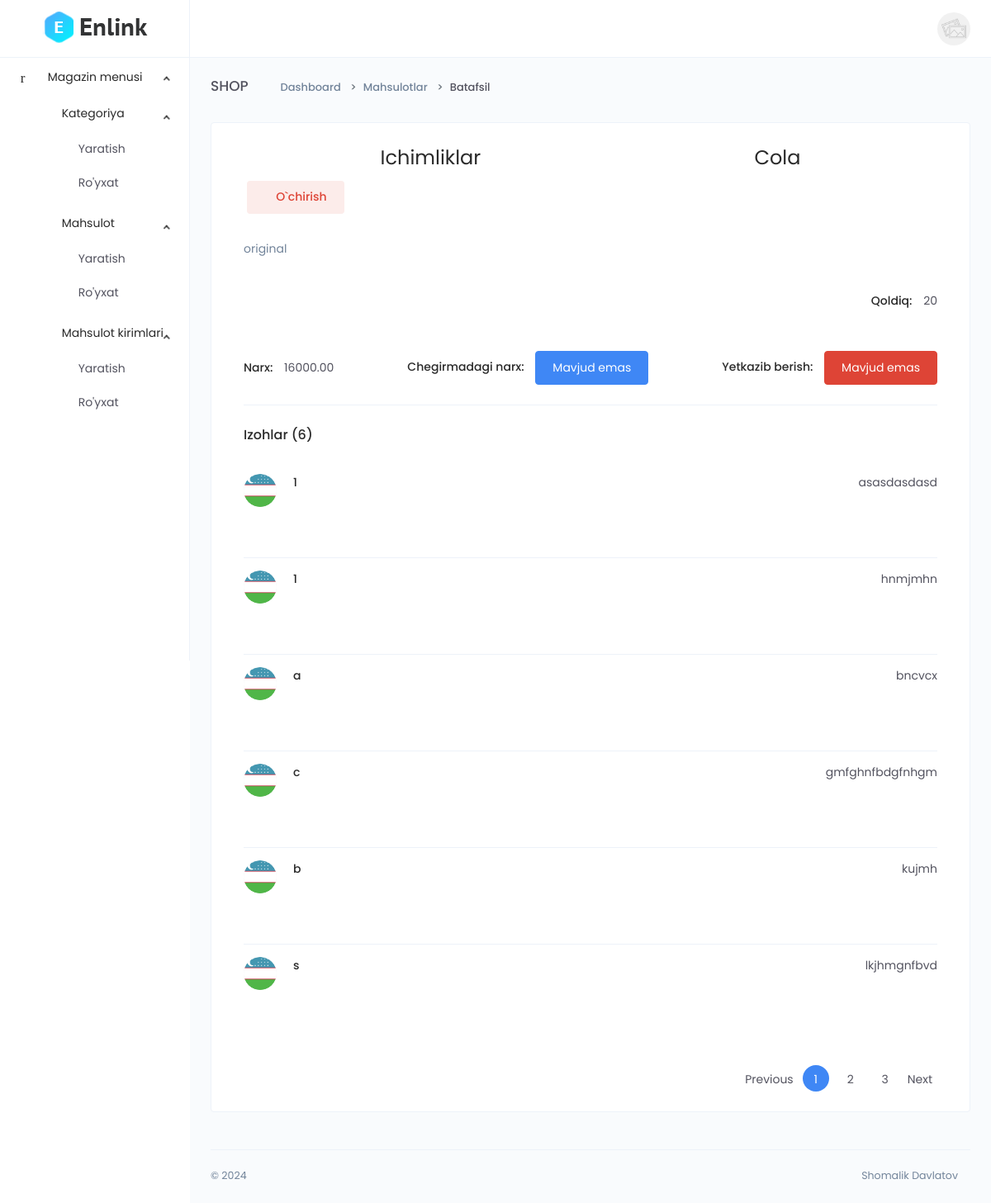
The page /dashboard/product-detail/usDHV3z8vm4klCf/ (signed in) on the database as committed earlier.
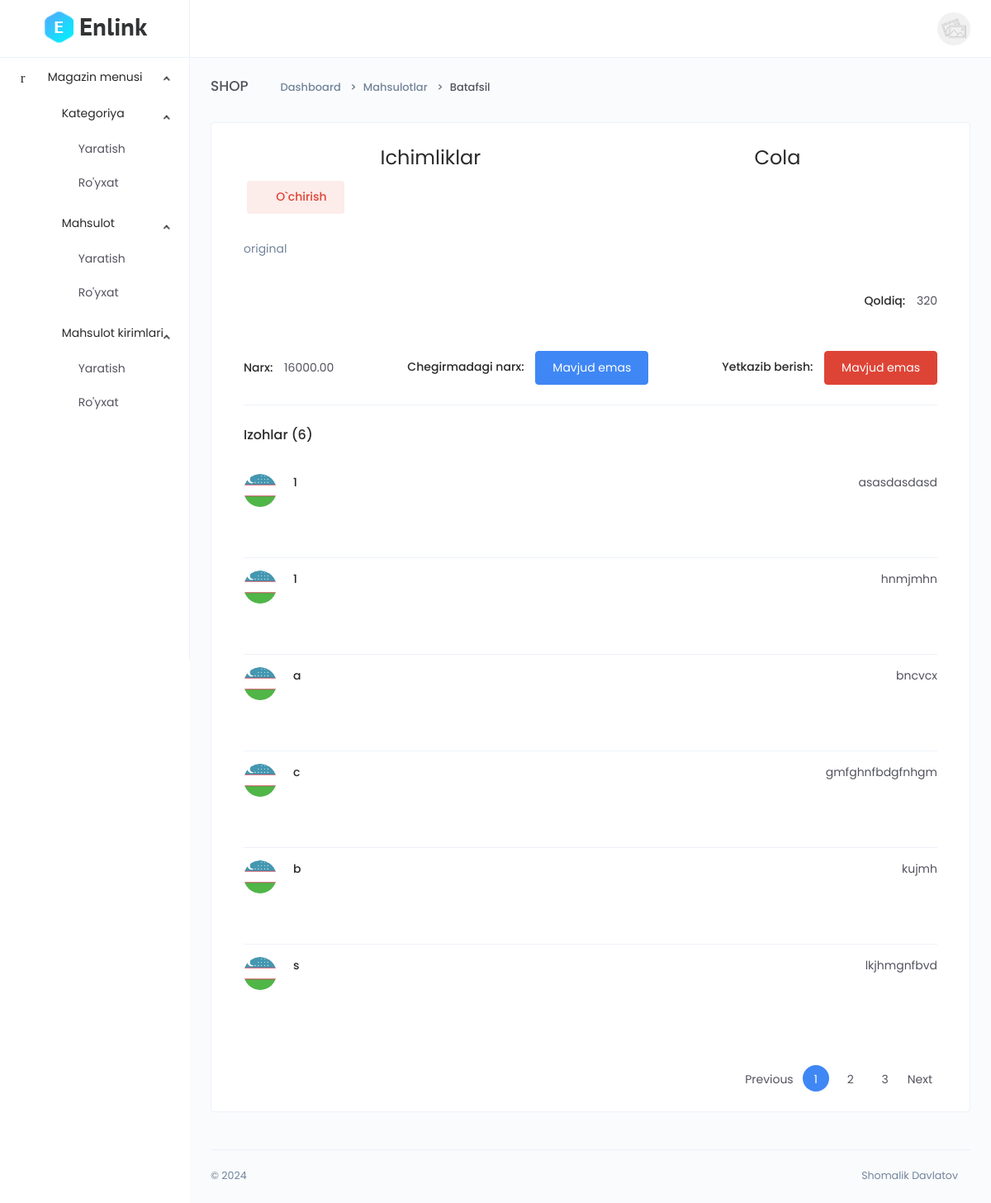
The same page on the database as committed later.
### main/models.py (models this page shows, shortened)
class CodeGenerate(models.Model):
    code = models.CharField(max_length=255, blank=True,unique=True)
    class Meta:
        abstract = True

class Product(CodeGenerate):
    category = models.ForeignKey(Category, on_delete=models.CASCADE)
    name = models.CharField(max_length=255)
    body = models.TextField()
    price = models.DecimalField(decimal_places=2, max_digits=10)
    discount_price = models.DecimalField(decimal_places=2, max_digits=10, blank=True, null=True)
    banner_img = models.ImageField(upload_to='banner-img/')
    quantity = models.IntegerField()
    delivery = models.BooleanField(default=False)
    date = models.DateTimeField(auto_now_add=True)
    qrcode_img = models.ImageField(blank=True, upload_to='qrcode-img/')

class Category(CodeGenerate):
    name = models.CharField(max_length=255, unique=True)

### main/funcs.py (the view)
    def wrapper(request, *args, **kwargs):
        if request.user.is_authenticated and request.user.is_staff:
            result = func(request, *args, **kwargs)
        else:
            return redirect('front:index')
        return result

### main/dashboard/views.py (called while the page is built)
@staff_required
def product_detail(request, code):
    queryset = models.Product.objects.get(code=code)
    images = models.ProductImg.objects.filter(product=queryset)
    reviews = models.Review.objects.filter(product=queryset)
    videos = models.ProductVideo.objects.filter(product=queryset)
    context = {
          'queryset':queryset,
          'images':images,
          'reviews':reviews,
          'videos':videos
    }
    return render(request, 'dashboard/product/detail.html', context)

### main/funcs.py (called while the page is built)
def staff_required(func):
    def wrapper(request, *args, **kwargs):
        if request.user.is_authenticated and request.user.is_staff:
            result = func(request, *args, **kwargs)
        else:
            return redirect('front:index')
        return result
    return wrapper

### templates/dashboard/product/detail.html (shortened to what the changed rows need)
{% extends 'dashboard/base.html' %}
{% block content %}
<div class="main-content">
    <div class="page-header">
        <h2 class="header-title">SHOP</h2>
    </div>
    <div class="card">
        <div class="card-body">
            <div class="container">
                <div class="d-flex justify-content-around" >
                    <h2 class="font-weight-normal m-b-10">{{queryset.category.name}}</h2>
                    <h2 class="font-weight-normal m-b-10">{{queryset.name}}</h2>
                </div>
                <div class="m-t-30">
                    <p>{{queryset.body}}</p>
                </div>
                <div class="d-md-flex m-t-30 align-items-center justify-content-between">
                    <div class="m-t-10">
                        <span class="font-weight-semibold m-r-10 m-b-5 text-dark">Qoldiq: </span>
                        <span>{{queryset.quantity}}</span>
                    </div>
                </div>
                <div class="d-md-flex m-t-30 align-items-center justify-content-between">
                    <div class="m-t-10">
                        <span class="font-weight-semibold m-r-10 m-b-5 text-dark">Narx: </span>
                        {% if queryset.discount_price %}
                        <span><s>{{queryset.price}}</s></span>
                        {% else %}
                        <span>{{queryset.price}}</span>
                        {% endif %}
                    </div>
                </div>
            </div>
        </div>
    </div>
</div>
{% endblock %}

Rows that differ between the two databases and show on the page:
changed Product "Cola": quantity "20" → "320"
